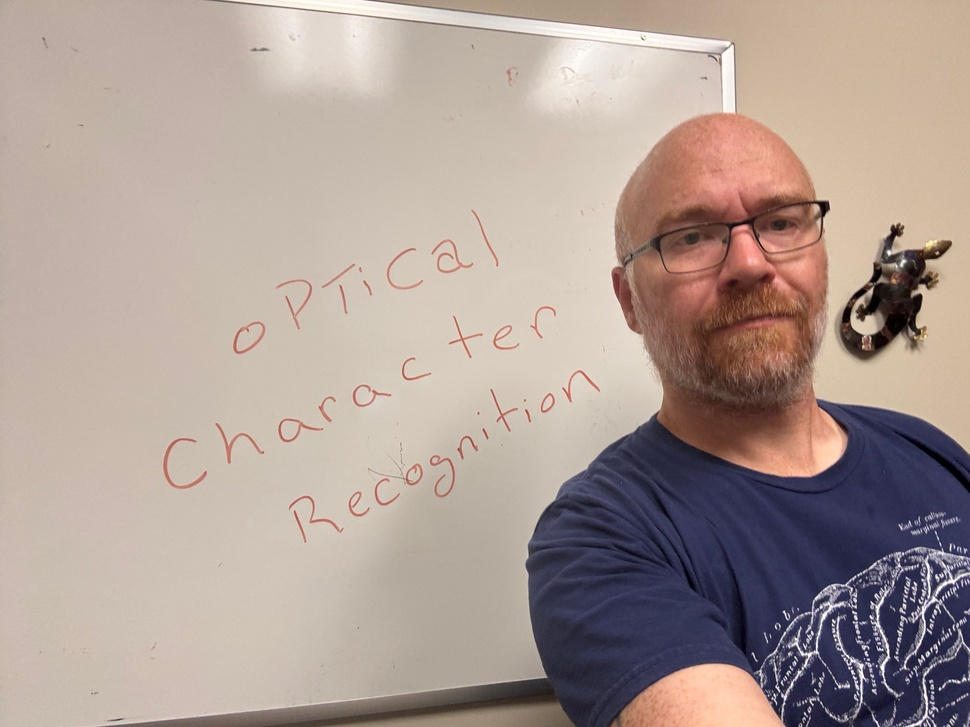
#> input picture Lectures/Lecture18/OCR - 1.jpeg, 970 x 727 px, shrunk from 4032 x 3024 before the run, given in place of the camera
$ jupyter execute --allow-errors OCR_Tesseract.ipynb   (text cells are left out)
#> lines starting #> are read from the running program, lines starting #| are printed output that depends on the picture; after the words box and inside, x2 and y2 are one past the last pixel; in counts of white or black regions, pixels touching at a corner belong together
#> further down, frame is the input picture: shape (727, 970, 3); mean B, G, R 149.6, 156.9, 173
#> `gray = cv2.cvtColor(frame, cv2.COLOR_BGR2GRAY)`:
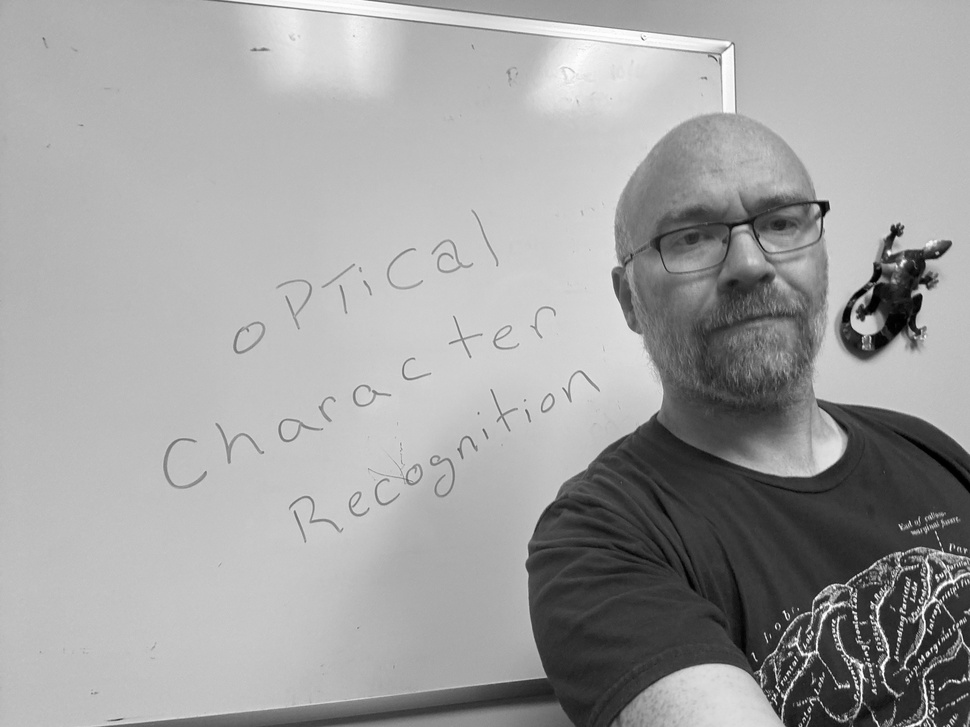
#> gray: shape (727, 970); min 0, max 255, mean 160.9
#> `_,gray = cv2.threshold(gray, 0,255,cv2.THRESH_BINARY| cv2.THRESH_OTSU)`:
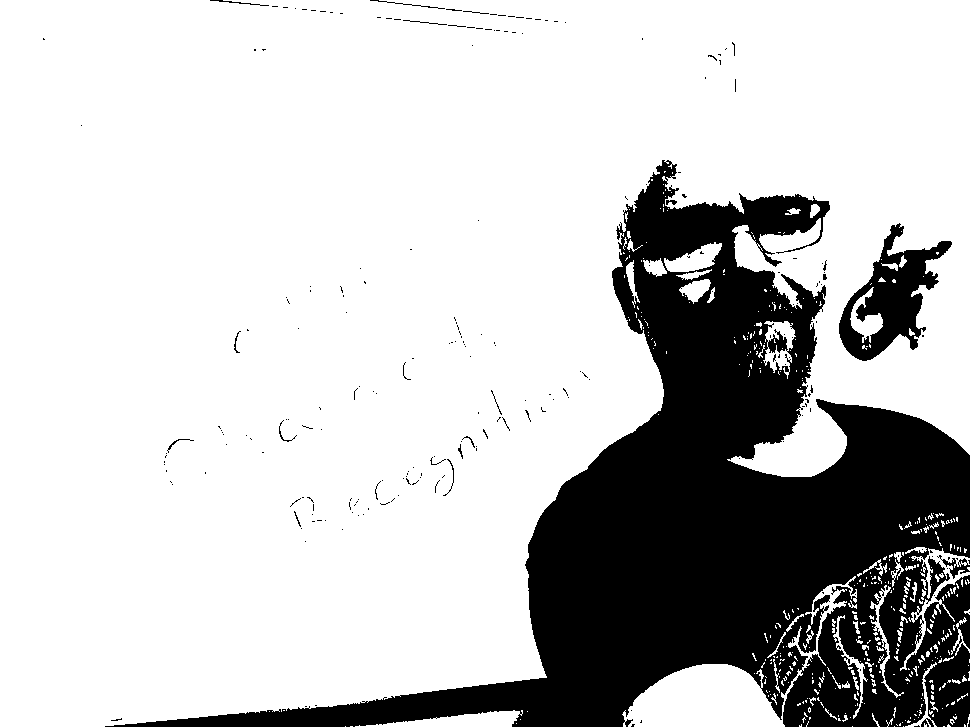
#> gray: shape (727, 970); 77.4% white; 232 black regions (212 under 20 px), largest, box (x1, y1, x2, y2) and area: (105, 160, 970, 727) 151492, (839, 223, 952, 361) 6248, (937, 555, 970, 579) 233
#> `gray = cv2.medianBlur(gray, 3)`:
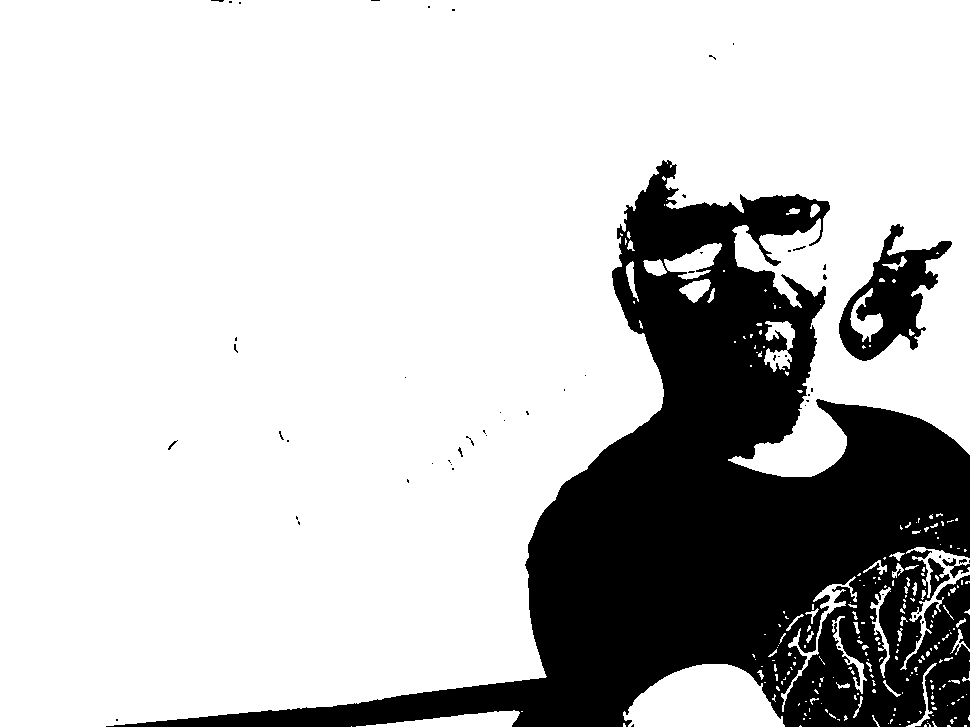
#> gray: shape (727, 970); 77.4% white; 59 black regions (52 under 20 px), largest, box (x1, y1, x2, y2) and area: (106, 160, 970, 727) 152770, (839, 224, 952, 361) 6268, (942, 558, 970, 578) 196
[cell 1]
import os
import cv2
import pytesseract

pytesseract.pytesseract.tesseract_cmd = r'/usr/local/bin/tesseract'

[cell 2]
cap = cv2.VideoCapture(0)

#> (the rest of this cell did not finish here and is left out)
